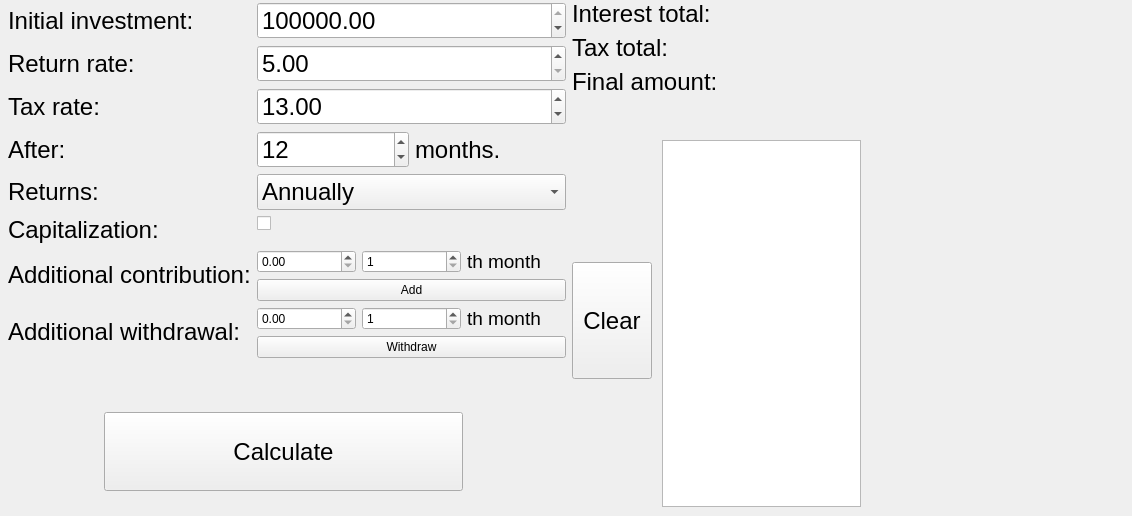
    <widget class="QWidget" name="tab_3">
     <attribute name="title">
      <string>Deposit Calculator</string>
     </attribute>
     <widget class="QWidget" name="formLayoutWidget">
      <property name="geometry">
       <rect>
        <x>8</x>
        <y>2</y>
        <width>558</width>
        <height>380</height>
       </rect>
      </property>
      <layout class="QFormLayout" name="formLayout_3">
       <item row="0" column="0">
        <widget class="QLabel" name="label_8">
         <property name="font">
          <font>
           <pointsize>18</pointsize>
          </font>
         </property>
         <property name="text">
          <string>Initial investment:</string>
         </property>
        </widget>
       </item>
       <item row="0" column="1">
        <widget class="QDoubleSpinBox" name="deposit_initial">
         <property name="font">
          <font>
           <pointsize>18</pointsize>
          </font>
         </property>
         <property name="minimum">
          <double>1.000000000000000</double>
         </property>
         <property name="maximum">
          <double>1000000000000.000000000000000</double>
         </property>
         <property name="value">
          <double>1000000.000000000000000</double>
         </property>
        </widget>
       </item>
       <item row="1" column="0">
        <widget class="QLabel" name="label_9">
         <property name="font">
          <font>
           <pointsize>18</pointsize>
          </font>
         </property>
         <property name="text">
          <string>Return rate:</string>
         </property>
        </widget>
       </item>
       <item row="1" column="1">
        <widget class="QDoubleSpinBox" name="deposit_return">
         <property name="font">
          <font>
           <pointsize>18</pointsize>
          </font>
         </property>
         <property name="minimum">
          <double>5.000000000000000</double>
         </property>
        </widget>
       </item>
       <item row="2" column="0">
        <widget class="QLabel" name="label_10">
         <property name="font">
          <font>
           <pointsize>18</pointsize>
          </font>
         </property>
         <property name="text">
          <string>Tax rate:</string>
         </property>
        </widget>
       </item>
       <item row="2" column="1">
        <widget class="QDoubleSpinBox" name="deposit_tax">
         <property name="font">
          <font>
           <pointsize>18</pointsize>
          </font>
         </property>
         <property name="value">
          <double>13.000000000000000</double>
         </property>
        </widget>
       </item>
       <item row="3" column="0">
        <widget class="QLabel" name="label_7">
         <property name="font">
          <font>
           <pointsize>18</pointsize>
          </font>
         </property>
         <property name="text">
          <string>After:</string>
         </property>
        </widget>
       </item>
       <item row="3" column="1">
        <layout class="QHBoxLayout" name="horizontalLayout_2">
         <item>
          <widget class="QSpinBox" name="deposit_after_spinBox">
           <property name="font">
            <font>
             <pointsize>18</pointsize>
            </font>
           </property>
           <property name="minimum">
            <number>1</number>
           </property>
           <property name="maximum">
            <number>9999</number>
           </property>
           <property name="value">
            <number>12</number>
           </property>
          </widget>
         </item>
         <item>
          <widget class="QLabel" name="label_17">
           <property name="font">
            <font>
             <pointsize>18</pointsize>
            </font>
           </property>
           <property name="text">
            <string>months.</string>
           </property>
          </widget>
         </item>
        </layout>
       </item>
       <item row="4" column="0">
        <widget class="QLabel" name="label_11">
         <property name="font">
          <font>
           <pointsize>18</pointsize>
          </font>
         </property>
         <property name="text">
          <string>Returns:</string>
         </property>
        </widget>
       </item>
       <item row="4" column="1">
        <widget class="QComboBox" name="returns_comboBox">
         <property name="font">
          <font>
           <pointsize>18</pointsize>
          </font>
         </property>
         <item>
          <property name="text">
           <string>Annually</string>
          </property>
         </item>
         <item>
          <property name="text">
           <string>Monthly</string>
          </property>
         </item>
        </widget>
       </item>
       <item row="5" column="0">
        <widget class="QLabel" name="label_12">
         <property name="font">
          <font>
           <pointsize>18</pointsize>
          </font>
         </property>
         <property name="text">
          <string>Capitalization:</string>
         </property>
        </widget>
       </item>
       <item row="5" column="1">
        <widget class="QCheckBox" name="capitalization_checkBox">
         <property name="font">
          <font>
           <pointsize>20</pointsize>
          </font>
         </property>
         <property name="text">
          <string/>
         </property>
        </widget>
       </item>
       <item row="7" column="0">
        <widget class="QLabel" name="label_13">
         <property name="font">
          <font>
           <pointsize>18</pointsize>
          </font>
         </property>
         <property name="text">
          <string>Additional contribution:</string>
         </property>
        </widget>
       </item>
       <item row="7" column="1">
        <layout class="QVBoxLayout" name="verticalLayout_3">
         <item>
          <layout class="QHBoxLayout" name="horizontalLayout_6">
           <item>
            <widget class="QDoubleSpinBox" name="added_value">
             <property name="maximum">
              <double>1000000.000000000000000</double>
             </property>
            </widget>
           </item>
           <item>
            <widget class="QSpinBox" name="deposit_add_month">
             <property name="minimum">
              <number>1</number>
             </property>
             <property name="maximum">
              <number>9999</number>
             </property>
            </widget>
           </item>
           <item>
            <widget class="QLabel" name="label_18">
             <property name="font">
              <font>
               <pointsize>14</pointsize>
              </font>
             </property>
             <property name="text">
              <string>th month</string>
             </property>
            </widget>
           </item>
          </layout>
         </item>
         <item>
          <widget class="QPushButton" name="deposit_add_button">
           <property name="text">
            <string>Add</string>
           </property>
          </widget>
         </item>
        </layout>
       </item>
       <item row="9" column="0">
        <widget class="QLabel" name="label_14">
         <property name="font">
          <font>
           <pointsize>18</pointsize>
          </font>
         </property>
         <property name="text">
          <string>Additional withdrawal:</string>
         </property>
        </widget>
       </item>
       <item row="9" column="1">
        <layout class="QVBoxLayout" name="verticalLayout_4">
         <item>
          <layout class="QHBoxLayout" name="horizontalLayout_7">
           <item>
            <widget class="QDoubleSpinBox" name="withdrawed_value">
             <property name="maximum">
              <double>1000000.000000000000000</double>
             </property>
            </widget>
           </item>
           <item>
            <widget class="QSpinBox" name="deposit_withdraw_month">
             <property name="minimum">
              <number>1</number>
             </property>
             <property name="maximum">
              <number>9999</number>
             </property>
            </widget>
           </item>
           <item>
            <widget class="QLabel" name="label_19">
             <property name="font">
              <font>
               <pointsize>14</pointsize>
              </font>
             </property>
             <property name="text">
              <string>th month</string>
             </property>
            </widget>
           </item>
          </layout>
         </item>
         <item>
          <widget class="QPushButton" name="deposit_withdraw_button">
           <property name="text">
            <string>Withdraw</string>
           </property>
          </widget>
         </item>
        </layout>
       </item>
      </layout>
     </widget>
     <widget class="QWidget" name="formLayoutWidget_3">
      <property name="geometry">
       <rect>
        <x>572</x>
        <y>0</y>
        <width>551</width>
        <height>98</height>
       </rect>
      </property>
      <layout class="QFormLayout" name="formLayout_4">
       <item row="0" column="0">
        <widget class="QLabel" name="label_4">
         <property name="font">
          <font>
           <pointsize>18</pointsize>
          </font>
         </property>
         <property name="text">
          <string>Interest total:</string>
         </property>
        </widget>
       </item>
       <item row="1" column="0">
        <widget class="QLabel" name="label_15">
         <property name="font">
          <font>
           <pointsize>18</pointsize>
          </font>
         </property>
         <property name="text">
          <string>Tax total:</string>
         </property>
        </widget>
       </item>
       <item row="2" column="0">
        <widget class="QLabel" name="label_16">
         <property name="font">
          <font>
           <pointsize>18</pointsize>
          </font>
         </property>
         <property name="text">
          <string>Final amount:</string>
         </property>
        </widget>
       </item>
       <item row="0" column="1">
        <widget class="QLabel" name="deposit_interest_total">
         <property name="font">
          <font>
           <pointsize>18</pointsize>
          </font>
         </property>
         <property name="text">
          <string/>
         </property>
        </widget>
       </item>
       <item row="1" column="1">
        <widget class="QLabel" name="deposit_tax_total">
         <property name="font">
          <font>
           <pointsize>18</pointsize>
          </font>
         </property>
         <property name="text">
          <string/>
         </property>
        </widget>
       </item>
       <item row="2" column="1">
        <widget class="QLabel" name="deposit_amount_total">
         <property name="font">
          <font>
           <pointsize>18</pointsize>
          </font>
         </property>
         <property name="text">
          <string/>
         </property>
        </widget>
       </item>
      </layout>
     </widget>
     <widget class="QPushButton" name="pushButton">
      <property name="geometry">
       <rect>
        <x>572</x>
        <y>262</y>
        <width>80</width>
        <height>117</height>
       </rect>
      </property>
      <property name="font">
       <font>
        <pointsize>18</pointsize>
       </font>
      </property>
      <property name="text">
       <string>Clear</string>
      </property>
     </widget>
     <widget class="QTextEdit" name="addings_info">
      <property name="geometry">
       <rect>
        <x>662</x>
        <y>140</y>
        <width>199</width>
        <height>367</height>
       </rect>
      </property>
      <property name="font">
       <font>
        <pointsize>14</pointsize>
       </font>
      </property>
      <property name="undoRedoEnabled">
       <bool>false</bool>
      </property>
      <property name="readOnly">
       <bool>true</bool>
      </property>
     </widget>
     <widget class="QPushButton" name="deposit_calc_button">
      <property name="geometry">
       <rect>
        <x>104</x>
        <y>412</y>
        <width>359</width>
        <height>79</height>
       </rect>
      </property>
      <property name="font">
       <font>
        <pointsize>18</pointsize>
       </font>
      </property>
      <property name="text">
       <string>Calculate</string>
      </property>
     </widget>
    </widget>
